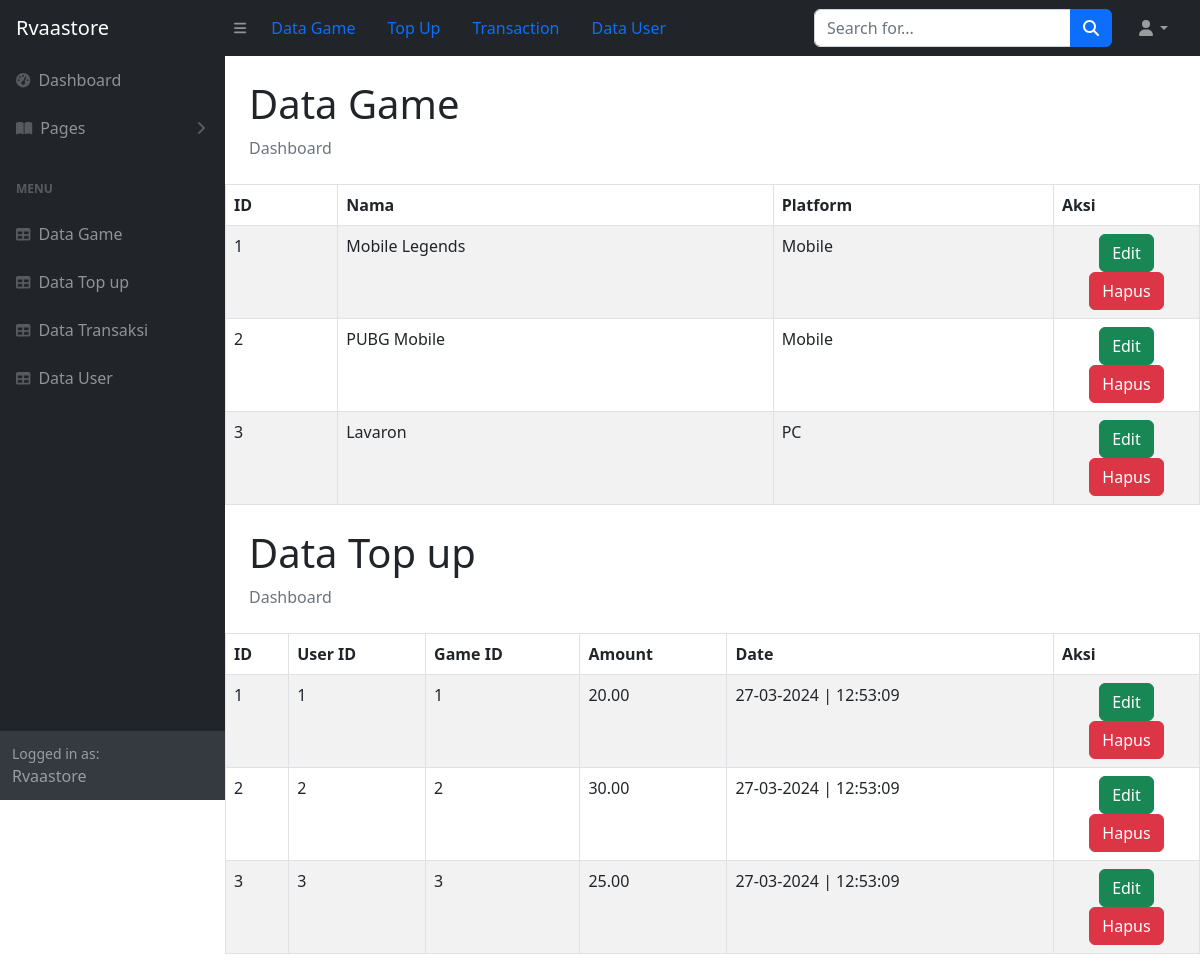
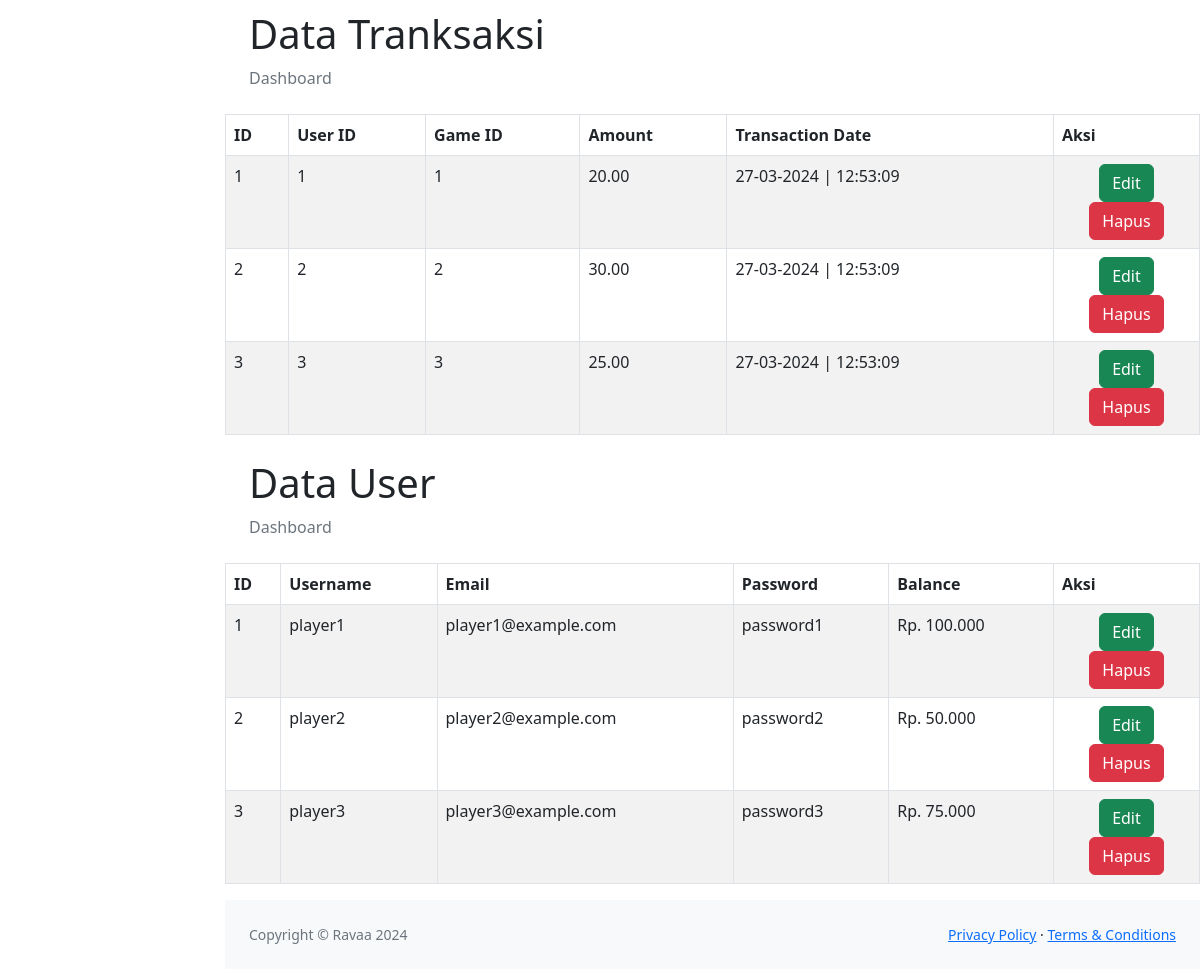
Page /nyoba/index.php on the committed database (2 pictures, top to bottom).
### tables this page shows
CREATE TABLE `games` (
  `id` int(11) NOT NULL,
  `name` varchar(100) NOT NULL,
  `platform` varchar(50) NOT NULL
);

CREATE TABLE `topups` (
  `id` int(11) NOT NULL,
  `user_id` int(11) DEFAULT NULL,
  `game_id` int(11) DEFAULT NULL,
  `amount` decimal(10,2) NOT NULL,
  `topup_date` timestamp NOT NULL DEFAULT current_timestamp()
);

CREATE TABLE `users` (
  `id` int(11) NOT NULL,
  `username` varchar(50) NOT NULL,
  `email` varchar(100) NOT NULL,
  `password` varchar(100) NOT NULL,
  `balance` decimal(10,2) DEFAULT 0.00
);

### nyoba/config/controller.php (called while the page is built, shortened)
<?php
function select($query){
    global $db;
    $result = mysqli_query($db, $query);
    while ($row = mysqli_fetch_assoc($result)){
        $rows[] = $row;
    }
    return $rows;
}

### nyoba/index.php (the view)
<?php
include 'layouts/header.php';
$data_game = select("SELECT * FROM games");
?>
            <div id="layoutSidenav_content">
                <main>
                    <div class="container-fluid px-4">
                        <h1 class="mt-4">Data Game</h1>
                        <ol class="breadcrumb mb-4">
                            <li class="breadcrumb-item active">Dashboard</li>
                        </ol>
                    </div>
                    <table class="table table-bordered table-striped">
                        <thead>
                            <tr>
                                <th>ID</th>
                                <th>Nama</th>
                                <th>Platform</th>
                                <th>Aksi</th>
                            </tr>
                        </thead>
                        <tbody>
                            <?php $id = 1;?>
                            <?php foreach($data_game as $game) : ?>
                            <tr>
                                <td><?= $id++;?></td>
                                <td><?= $game['name'];?></td>
                                <td><?= $game['platform'];?></td>
                                <td width="15%" class="text-center">
                                    <a href="ubah_game.php?id=<?= $game['id']; ?>" class="btn btn-success">Edit</a>
                                    <a href="hapus_game.php?id=<?= $game['id']; ?>" onclick="return confirm('Yakin data akan dihapus ?')" class="btn btn-danger">Hapus</a>
                                </td>
                            </tr>
                            <?php endforeach;?>
                        </tbody>
                      </table>
                      <main>
                    <div class="container-fluid px-4">
                        <h1 class="mt-4">Data Top up</h1>
                        <ol class="breadcrumb mb-4">
                            <li class="breadcrumb-item active">Dashboard</li>
                        </ol>
                    </div>
                    <table class="table table-bordered table-striped">
                        <thead>
                            <tr>
                                <th>ID</th>
                                <th>User ID</th>
                                <th>Game ID</th>
                                <th>Amount</th>
                                <th>Date</th>
                                <th>Aksi</th>
                            </tr>
                        </thead>
                        <tbody>
                            <?php $id = 1;?>
                            <?php foreach($tgl_topup as $topup) : ?>
                            <tr>
                                <td><?= $id++;?></td>
                                <td><?= $topup['user_id'];?></td>
                                <td><?= $topup['game_id'];?></td>
                                <td><?= $topup['amount'];?></td>
                                <td><?= date('d-m-Y | H:i:s', strtotime($topup['topup_date']));?></td>
                                <td width="15%" class="text-center">
                                    <a href="" class="btn btn-success">Edit</a>
                                    <a href="" class="btn btn-danger">Hapus</a>
                                </td>
                            </tr>
                            <?php endforeach;?>
                        </tbody>
                      </table>
                    <div class="container-fluid px-4">
                        <h1 class="mt-4">Data Tranksaksi</h1>
                        <ol class="breadcrumb mb-4">
                            <li class="breadcrumb-item active">Dashboard</li>
                        </ol>
                    </div>
                    <table class="table table-bordered table-striped">
                        <thead>
                            <tr>
                                <th>ID</th>
                                <th>User ID</th>
                                <th>Game ID</th>
                                <th>Amount</th>
                                <th>Transaction Date</th>
                                <th>Aksi</th>
                            </tr>
                        </thead>
                        <tbody>
                            <?php $id = 1;?>
                            <?php foreach($tgl_topup as $topup) : ?>
                            <tr>
                                <td><?= $id++;?></td>
                                <td><?= $topup['user_id'];?></td>
                                <td><?= $topup['game_id'];?></td>
                                <td><?= $topup['amount'];?></td>
                                <td><?= date('d-m-Y | H:i:s', strtotime($topup['topup_date']));?></td>
                                <td width="15%" class="text-center">
                                    <a href="" class="btn btn-success">Edit</a>
                                    <a href="" class="btn btn-danger">Hapus</a>
                                </td>
                            </tr>
                            <?php endforeach;?>
                        </tbody>
                      </table>
                      <main>
                    <div class="container-fluid px-4">
                        <h1 class="mt-4">Data User</h1>
                        <ol class="breadcrumb mb-4">
                            <li class="breadcrumb-item active">Dashboard</li>
                        </ol>
                    </div>
                      <table class="table table-bordered table-striped">
                        <thead>
                            <tr>
                                <th>ID</th>
                                <th>Username</th>
                                <th>Email</th>
                                <th>Password</th>
                                <th>Balance</th>
                                <th>Aksi</th>
                            </tr>
                        </thead>
                        <tbody>
                            <?php $id = 1;?>
                            <?php foreach($user as $users) : ?>
                            <tr>
                                <td><?= $id++;?></td>
                                <td><?= $users['username'];?></td>
                                <td><?= $users['email'];?></td>
                                <td><?= $users['password'];?></td>
                                <td>Rp. <?=number_format( $users['balance'],3,'.');?></td>
                                <td width="15%" class="text-center">
                                    <a href="" class="btn btn-success">Edit</a>
                                    <a href="" class="btn btn-danger">Hapus</a>
                                </td>
                            </tr>
                            <?php endforeach;?>
                        </tbody>
                      </table>
                </main>
<?php
include 'layouts/footer.php';
?>

### nyoba/layouts/header.php (shortened to what this page needs)
<?php
$data_game = select("SELECT * FROM  games");
$tgl_topup = select("SELECT * FROM  topups");
$user = select("SELECT * FROM users");
?>
<!DOCTYPE html>
<html lang="en">
    <head>
        <link href="https://cdn.jsdelivr.net/npm/simple-datatables@7.1.2/dist/style.min.css" rel="stylesheet" />
        <link href="css/styles.css" rel="stylesheet" />
    </head>
    <body class="sb-nav-fixed">
        <nav class="sb-topnav navbar navbar-expand navbar-dark bg-dark">
            <a class="navbar-brand ps-3" href="index.html">Rvaastore</a>
            <button class="btn btn-link btn-sm order-1 order-lg-0 me-4 me-lg-0" id="sidebarToggle" href="#!"><i class="fas fa-bars"></i></button>
            <ul class="nav justify-content-end">
  <li class="nav-item">
    <a class="nav-link active" aria-current="page" href="index.php">Data Game</a>
  </li>
  <li class="nav-item">
    <a class="nav-link" href="index.php"  aria-disabled="true">Top Up</a>
  </li>
  <li class="nav-item">
    <a class="nav-link" href="index.php"  aria-disabled="true">Transaction</a>
  </li>
  <li class="nav-item">
    <a class="nav-link" href="index.php"  aria-disabled="true">Data User</a>
  </li>
</ul>
            <form class="d-none d-md-inline-block form-inline ms-auto me-0 me-md-3 my-2 my-md-0">
                <div class="input-group">
                    <input class="form-control" type="text" placeholder="Search for..." aria-label="Search for..." aria-describedby="btnNavbarSearch" />
                    <button class="btn btn-primary" id="btnNavbarSearch" type="button"><i class="fas fa-search"></i></button>
                </div>
            </form>
            <ul class="navbar-nav ms-auto ms-md-0 me-3 me-lg-4">
                <li class="nav-item dropdown">
                    <a class="nav-link dropdown-toggle" id="navbarDropdown" href="#" role="button" data-bs-toggle="dropdown" aria-expanded="false"><i class="fas fa-user fa-fw"></i></a>
                </li>
            </ul>
        </nav>
        <div id="layoutSidenav">
            <div id="layoutSidenav_nav">
                <nav class="sb-sidenav accordion sb-sidenav-dark" id="sidenavAccordion">
                    <div class="sb-sidenav-menu">
                        <div class="nav">
                            <a class="nav-link" href="index.php">
                                <div class="sb-nav-link-icon"><i class="fas fa-tachometer-alt"></i></div>
                                Dashboard
                            </a>
                            <a class="nav-link collapsed" href="#" data-bs-toggle="collapse" data-bs-target="#collapsePages" aria-expanded="false" aria-controls="collapsePages">
                                <div class="sb-nav-link-icon"><i class="fas fa-book-open"></i></div>
                                Pages
                                <div class="sb-sidenav-collapse-arrow"><i class="fas fa-angle-down"></i></div>
                            </a>
                            <div class="sb-sidenav-menu-heading">Menu</div>
                            <a class="nav-link" href="game.php">
                                <div class="sb-nav-link-icon"><i class="fas fa-table"></i></div>
                                Data Game
                            </a>
                            <a class="nav-link" href="topup.php">
                                <div class="sb-nav-link-icon"><i class="fas fa-table"></i></div>
                                Data Top up
                            </a>
                            <a class="nav-link" href="transaction.php">
                                <div class="sb-nav-link-icon"><i class="fas fa-table"></i></div>
                                Data Transaksi
                            </a>
                            <a class="nav-link" href="user.php">
                                <div class="sb-nav-link-icon"><i class="fas fa-table"></i></div>
                                Data User
                            </a>
                        </div>
                    </div>
                    <div class="sb-sidenav-footer">
                        <div class="small">Logged in as:</div>
                        Rvaastore
                    </div>
                </nav>
            </div>

### nyoba/layouts/footer.php (shortened to what this page needs)
<footer class="py-4 bg-light mt-auto">
                    <div class="container-fluid px-4">
                        <div class="d-flex align-items-center justify-content-between small">
                            <div class="text-muted">Copyright &copy; Ravaa 2024</div>
                            <div>
                                <a href="#">Privacy Policy</a>
                                &middot;
                                <a href="#">Terms &amp; Conditions</a>
                            </div>
                        </div>
                    </div>
                </footer>
            </div>
        </div>
    </body>
</html>

### rows in the picture
games: name "Mobile Legends", platform "Mobile"
games: name "PUBG Mobile", platform "Mobile"
games: name "Lavaron", platform "PC"
topups: user "1", game "1", amount "20.00", topup_date "27-03-2024 | 12:53:09"
topups: user "2", game "2", amount "30.00", topup_date "27-03-2024 | 12:53:09"
topups: user "3", game "3", amount "25.00", topup_date "27-03-2024 | 12:53:09"
users: username "player1", email "player1@example.com", password "password1", balance "100.000"
users: username "player2", email "player2@example.com", password "password2", balance "50.000"
users: username "player3", email "player3@example.com", password "password3", balance "75.000"
